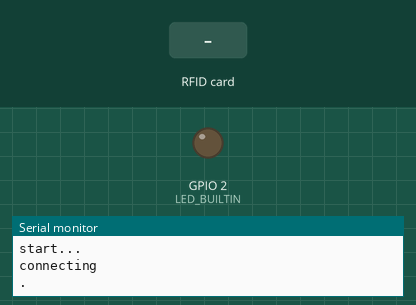
This sketch was run on a simulated ESP8266 (Wemos D1 mini). Parts: output pins drawn as LEDs (lit = HIGH, except the on-board LED, lit = LOW), the last lines printed to the serial monitor. The test bench sets the inputs (shaded band). WiFi joins after 1.5 s; servers stay silent unless stated.

Above: at 4.1 s.
At 7.8 s:
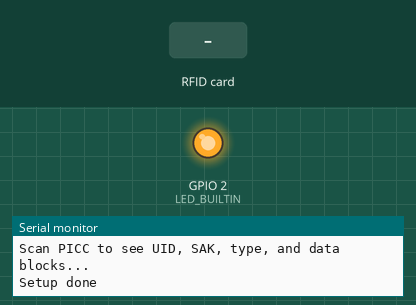
7.9 s: RFID card 5E 7A 19 C4 held to the reader
Timing chart, 0 to 10.9 s (numbered marks = the images above; inputs shaded):
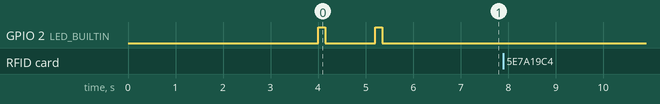

The sketch:

clock_rfid_v0.5.ino
```cpp
#include <Arduino.h>
#include <ESP8266WiFi.h>
#include <ESP8266HTTPClient.h>
#include <ESP8266httpUpdate.h>
#include <SPI.h>
#include <MFRC522.h>

//note #1
//watchdog timer moet ook geinstalleert worden
//voor het checken van de status van het appraart
//zodat we weten of het apparaat nog goed werkt

//note #2
//moeten een tijd library inbouwen om het apparaat
//resetten op een spesifieke moment van de day (02:00 bv.)
//RTC module moet gekocht worden om een time library te kunnen gebruiken

#define USE_SERIAL Serial

#define SSID "get your own wifi"
#define PASSWORD "hhaallooo"

#define THIS_VERSION "v0.0.8"
#define BOOT_AFTER_UPDATE true

constexpr uint8_t RST_PIN =  0;          // Configurable, see typical pin layout above 18
constexpr uint8_t SS_PIN =  15;         // Configurable, see typical pin layout above  16

MFRC522 mfrc522(SS_PIN, RST_PIN);  // Create MFRC522 instance

//start setup
void setup() {

  //start blink
  pinMode(LED_BUILTIN, OUTPUT);
  digitalWrite(LED_BUILTIN, LOW);

  USE_SERIAL.begin(115200);
  USE_SERIAL.setDebugOutput(false);

  USE_SERIAL.println();

  for(uint8_t t = 4; t > 0; t--) {
    USE_SERIAL.printf("[SETUP] WAIT %d...\n", t);
    USE_SERIAL.flush();
    delay(1000);
  }

  USE_SERIAL.println("\nhttpUpdate");
  USE_SERIAL.println(THIS_VERSION);
  USE_SERIAL.println("start...");

  //trying to connect to wifi
  WiFi.begin(SSID, PASSWORD);

  USE_SERIAL.println("connecting");
  while (WiFi.status() != WL_CONNECTED) {
    USE_SERIAL.print(".");
    shortBlink();
    delay(1000);
  }

  //check for update
  spiffs();

  USE_SERIAL.println("Setup");

  while (!USE_SERIAL);    // Do nothing if no serial port is opened (added for Arduinos based on ATMEGA32U4)
  SPI.begin();      // Init SPI bus
  mfrc522.PCD_Init();   // Init MFRC522
  mfrc522.PCD_DumpVersionToSerial();  // Show details of PCD - MFRC522 Card Reader details
  USE_SERIAL.println(F("Scan PICC to see UID, SAK, type, and data blocks..."));
  USE_SERIAL.println("Setup done");
}

//start loop
void loop() {
  rfid();
//   blinkLed();
//   USE_SERIAL.println("doing shit");
   delay(200);
}
```

blink.ino
```cpp
void blinkLed(){
   for (int i=0; i< 5; i++){
      digitalWrite(LED_BUILTIN, HIGH);   // turn the LED on (HIGH is the voltage level)
      delay(111);                       // wait for a second
      digitalWrite(LED_BUILTIN, LOW);    // turn the LED off by making the voltage LOW
      delay(111);
   }
   delay(500);
}

void shortBlink(){
  digitalWrite(LED_BUILTIN, HIGH);   // turn the LED on (HIGH is the voltage level)
  delay(50);                       // wait for a second
  digitalWrite(LED_BUILTIN, LOW);    // turn the LED off by making the voltage LOW

  digitalWrite(LED_BUILTIN, HIGH);   // turn the LED on (HIGH is the voltage level)
  delay(50);                       // wait for a second
  digitalWrite(LED_BUILTIN, LOW);    // turn the LED off by making the voltage LOW

  digitalWrite(LED_BUILTIN, HIGH);   // turn the LED on (HIGH is the voltage level)
  delay(50);                       // wait for a second
  digitalWrite(LED_BUILTIN, LOW);    // turn the LED off by making the voltage LOW

  delay(50);
}
```

mac_address.ino
```cpp
String clientMac = "";
unsigned char mac[6];

String macToStr(const uint8_t* mac)
{
  String result;
  for (int i = 0; i < 6; ++i) {
    result += String(mac[i], 16);
    if (i < 5)
    result += ':';
  }
  return result;
}
```

rfid.ino
```cpp
void rfid(){
   // Look for new cards
  if ( ! mfrc522.PICC_IsNewCardPresent()) {
    //delay(50);
    return;
  }

  // Select one of the cards
  if ( ! mfrc522.PICC_ReadCardSerial()) {
    //delay(50);
    return;
  }

  // Show some details of the PICC (that is: the tag/card)
  Serial.print(F("Card UID:"));
  const String ID = dump_byte_array(mfrc522.uid.uidByte, mfrc522.uid.size);
  Serial.println("New tag read: " + ID);
  Serial.println();


  HTTPClient http; //Declare an object of class HTTPClient
    http.begin("http://jsonplaceholder.typicode.com/users/1"); //Specify request destination
    int httpCode = http.GET(); //Send the request
    if (httpCode > 0) { //Check the returning code
      String payload = http.getString(); //Get the request response payload
      Serial.println(payload); //Print the response payload
    }
    http.end(); //Close connection
  // Dump debug info about the card; PICC_HaltA() is automatically called
  //mfrc522.PICC_DumpToSerial(&(mfrc522.uid));

  delay(100);
}


String dump_byte_array(byte *buffer, byte bufferSize) {
  String out = "";
  for (byte i = 0; i < bufferSize; i++) {
      out += String(buffer[i] < 0x10 ? " 0" : " ") + String(buffer[i], HEX);
  }
  out.toUpperCase();
  out.replace(" ", "");

  return out;
}


void printArray(byte *buffer, byte bufferSize) {
  for (byte i = 0; i < bufferSize; i++) {
    Serial.print(buffer[i] < 0x10 ? " 0" : " ");
    Serial.print(buffer[i], HEX);
  }
}
```

spiffs.ino
```cpp
#define DEBUG ESP_HTTP_UPDATE

#define REMOTE_SERVER "http://clock-on.nl/firmware-wemos"
#define SKETCH_BIN "/wemos.bin"

void spiffs(){
  WiFi.macAddress(mac);
  clientMac += macToStr(mac);

  USE_SERIAL.println("connected");

  USE_SERIAL.println("--------- hier ---------");
  USE_SERIAL.print("\nhttpUpdate: ");
  USE_SERIAL.println(THIS_VERSION);
  USE_SERIAL.println(clientMac);
  USE_SERIAL.println("--------- hier ---------");

  String url = REMOTE_SERVER;
    url += SKETCH_BIN;
    url += String("?v=") + THIS_VERSION + String("&mac=") + clientMac;

  USE_SERIAL.print("url: ");USE_SERIAL.println(url);
  USE_SERIAL.print("REMOTE_SERVER: ");USE_SERIAL.println(REMOTE_SERVER);
  USE_SERIAL.print("SKETCH_BIN: ");USE_SERIAL.println(SKETCH_BIN);

  ESPhttpUpdate.rebootOnUpdate(BOOT_AFTER_UPDATE);

  t_httpUpdate_return ret = ESPhttpUpdate.update(url);

  USE_SERIAL.print("ret ");
  USE_SERIAL.println(ret);

  switch(ret) {
     case HTTP_UPDATE_FAILED:
         USE_SERIAL.printf("HTTP_UPDATE_FAILED Error (%d): %s\n", ESPhttpUpdate.getLastError(), ESPhttpUpdate.getLastErrorString().c_str());
         break;
     case HTTP_UPDATE_NO_UPDATES:
         USE_SERIAL.println("HTTP_UPDATE_NO_UPDATES");
         break;
     case HTTP_UPDATE_OK:
         USE_SERIAL.println("HTTP_UPDATE_OK");
         break;
     default:
         USE_SERIAL.print("Undefined HTTP_UPDATE Code: ");USE_SERIAL.println(ret);
  }
}
```
